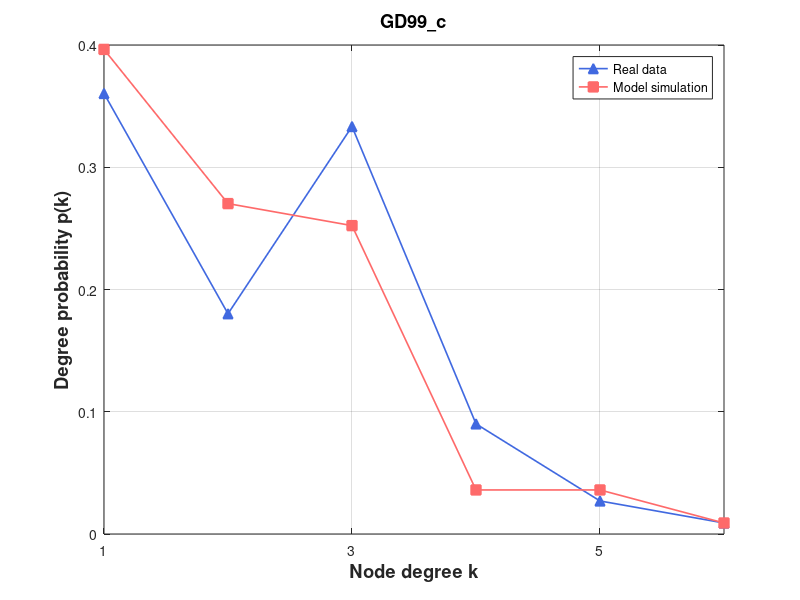

MATLAB code for this plot:
% Create some data
% 定义度数直方图

degree_hist1 = [0, 40, 20, 37, 10, 3, 1];
degree_hist2 = [0, 44, 30, 28, 4, 4, 1];

% 将度数直方图转换为浮点型数组

degree_hist1 = double(degree_hist1);
degree_hist2 = double(degree_hist2);

degree1 = degree_hist1(2:end);
degree2 = degree_hist2(2:end);
% 计算度数概率
degree_prob1 = degree1 / sum(degree1);
degree_prob2 = degree2 / sum(degree2);

figure

set(gca, 'FontSize', 12);

  
plot(1:length(degree_prob1), degree_prob1, '^-','Color',[65/256,105/256,225/256],'LineWidth',1.2,'Markersize',7,'MarkerFaceColor',[65/256,105/256,225/256])

hold on
%plot(eb, predictionData,'ro-','LineWidth',1.2,'Markersize',7,'MarkerFaceColor','r')
%plot(eb, predictionData, 's-','Color',[171/256,130/256,255/256],'LineWidth',1.2,'Markersize',7,'MarkerFaceColor',[171/256,130/256,255/256]) 
%plot(eb, epsilon7, 's-','Color',[0/256,206/256,209/256],'LineWidth',1.2,'Markersize',7,'MarkerFaceColor',[0/256,206/256,209/256])

%plot(eb, size700, 's-','Color',[171/256,130/256,255/256],'LineWidth',1.2,'Markersize',7,'MarkerFaceColor',[171/256,130/256,255/256]) %Purple
plot(1:length(degree_prob2), degree_prob2, 's-','Color',[255/256,106/256,106/256],'LineWidth',1.2,'Markersize',7,'MarkerFaceColor',[255/256,106/256,106/256])



% Turn on the grid
grid on

% Add title and axis labels
%title('Performance of Baseband QPSK')
xlabel('Node degree k','FontSize',13.2,'FontWeight','bold')
ylabel('Degree probability p(k)','FontSize',13.2,'FontWeight','bold')
legend('Real data', 'Model simulation')
% title('Wikibooks (Initial)', 'FontSize', 13.2, 'FontWeight', 'bold')
title('GD99\_c', 'FontSize', 13.2, 'FontWeight', 'bold')
% axis([0.03 1.02 0 0.35])
%set(gca,'xtick',[xmin:step:xmax])
% set(gca,'xtick',[1:1000:11000])
set(gca,'xtick', 1:2:max(length(degree_prob1),length(degree_prob2)))
% set(gca,'xticklabels',{'0','0.16','0.32','0.48','0.64','0.80'});
%set(gca,'ytick',[0:0.05:0.35])
xlim([1 max(length(degree_prob1),length(degree_prob2))])
%set(gca,'xscale','log')
